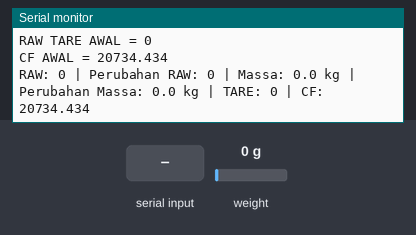
Bench run of a sketch on a simulated ESP32. Shown: the last lines printed to the serial monitor. The inputs (shaded band) are chosen by the test bench; at power-on: weight on the scale 0 g.

Above: at 1.3 s.
1.4 s: "T" received over Serial
3.9 s: "K" received over Serial
6.2 s: "C" received over Serial
At 7.9 s:
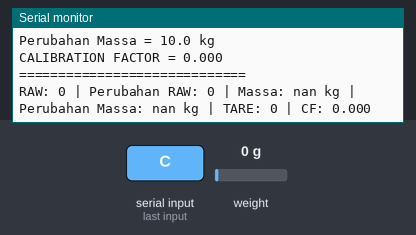
8.4 s: weight on the scale set to 100 g
At 10.0 s:
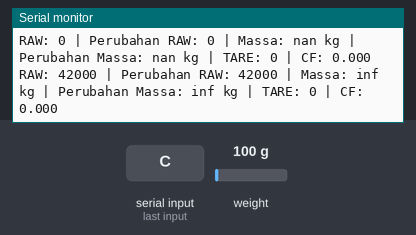
11.8 s: weight on the scale set to 1250 g
At 14.1 s:
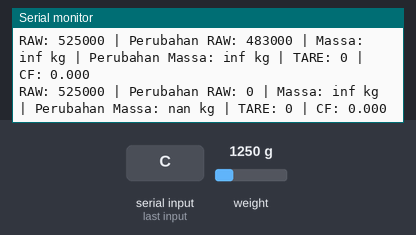

Measured:
- after the input at 6.2 s, the serial monitor: prints a new line after 0.73 s (image 1)
- after the input at 8.4 s, the serial monitor: prints a new line after 0.85 s (image 2)
- after the input at 11.8 s, the serial monitor: prints a new line after 0.76 s (image 3)

The sketch:

ESP32_HX711_randomNerd2_4.ino
```cpp
#include <Arduino.h>
#include "HX711.h"

const int LOADCELL_DOUT_PIN = 27;//13;
const int LOADCELL_SCK_PIN  = 26;//12;

HX711 scale;

// =========================
// VARIABEL
// =========================
long raw_sebelumnya = 0;

// TARE
long rawT = 0;

// RAW BEBAN 10 KG
long rawK = 0;

// CALIBRATION FACTOR
float calibrationFactor = 20734.434;

// BEBAN KALIBRASI
const float MASSA_KALIBRASI = 10.0;


// =========================
// HITUNG MASSA
// =========================
float hitungKg(long raw)
{
  return (float)(raw - rawT) / calibrationFactor;
}


void setup()
{
  Serial.begin(115200);

  scale.begin(LOADCELL_DOUT_PIN, LOADCELL_SCK_PIN);

  Serial.println("================================");
  Serial.println("       HX711 CALIBRATION");
  Serial.println("================================");

  Serial.println("T/t = TARE");
  Serial.println("K/k = Ambil RAW beban 10 kg");
  Serial.println("C/c = Hitung Calibration Factor");
  Serial.println();

  // =========================
  // TARE AWAL
  // =========================
  rawT = scale.read();

  raw_sebelumnya = rawT;

  Serial.print("RAW TARE AWAL = ");
  Serial.println(rawT);

  Serial.print("CF AWAL = ");
  Serial.println(calibrationFactor, 3);

  Serial.println();
}


void loop()
{
  // ==================================================
  // PERINTAH SERIAL
  // ==================================================
  if (Serial.available())
  {
    char cmd = Serial.read();


    // ==================================================
    // TARE
    // ==================================================
    if (cmd == 'T' || cmd == 't')
    {
      rawT = scale.read();

      raw_sebelumnya = rawT;

      Serial.println();
      Serial.println("========== TARE ==========");

      Serial.print("RAW T = ");
      Serial.println(rawT);

      Serial.println("Massa = 0.0 kg");

      Serial.println("==========================");
      Serial.println();
    }


    // ==================================================
    // K = AMBIL RAW BEBAN 10 KG
    // ==================================================
    else if (cmd == 'K' || cmd == 'k')
    {
      rawK = scale.read();

      Serial.println();
      Serial.println("======= BEBAN 10 KG =======");

      Serial.print("RAW K = ");
      Serial.println(rawK);

      Serial.print("Massa diketahui = ");
      Serial.print(MASSA_KALIBRASI, 1);
      Serial.println(" kg");

      Serial.println("===========================");
      Serial.println();
    }


    // ==================================================
    // C = HITUNG CALIBRATION FACTOR
    // ==================================================
    else if (cmd == 'C' || cmd == 'c')
    {
      long perubahanRaw = rawK - rawT;

      // Hitung CF baru
      calibrationFactor =
        (float)perubahanRaw / MASSA_KALIBRASI;

      Serial.println();
      Serial.println("====== HASIL KALIBRASI ======");

      Serial.print("RAW T = ");
      Serial.println(rawT);

      Serial.print("RAW K = ");
      Serial.println(rawK);

      Serial.print("Perubahan RAW = ");
      Serial.println(perubahanRaw);

      Serial.print("Massa = ");
      Serial.print(MASSA_KALIBRASI, 1);
      Serial.println(" kg");

      Serial.print("Perubahan Massa = ");
      Serial.print(MASSA_KALIBRASI, 1);
      Serial.println(" kg");

      Serial.print("CALIBRATION FACTOR = ");
      Serial.println(calibrationFactor, 3);

      Serial.println("=============================");
      Serial.println();
    }
  }


  // ==================================================
  // BACA RAW
  // ==================================================
  long raw = scale.read();


  // ==================================================
  // PERUBAHAN RAW
  // ==================================================
  long perubahanRaw = raw - raw_sebelumnya;


  // ==================================================
  // MASSA
  // ==================================================
  float kg = hitungKg(raw);


  // ==================================================
  // PERUBAHAN MASSA
  // ==================================================
  float perubahanKg =
    (float)perubahanRaw / calibrationFactor;


  // ==================================================
  // SERIAL LOOP
  // ==================================================
  Serial.print("RAW: ");
  Serial.print(raw);

  Serial.print(" | Perubahan RAW: ");
  Serial.print(perubahanRaw);

  Serial.print(" | Massa: ");
  Serial.print(kg, 1);
  Serial.print(" kg");

  Serial.print(" | Perubahan Massa: ");
  Serial.print(perubahanKg, 1);
  Serial.print(" kg");

  // =========================
  // TARE DAN CF DI LOOP
  // =========================
  Serial.print(" | TARE: ");
  Serial.print(rawT);

  Serial.print(" | CF: ");
  Serial.println(calibrationFactor, 3);


  // Simpan RAW sekarang
  raw_sebelumnya = raw;

  delay(1000);
}
```
